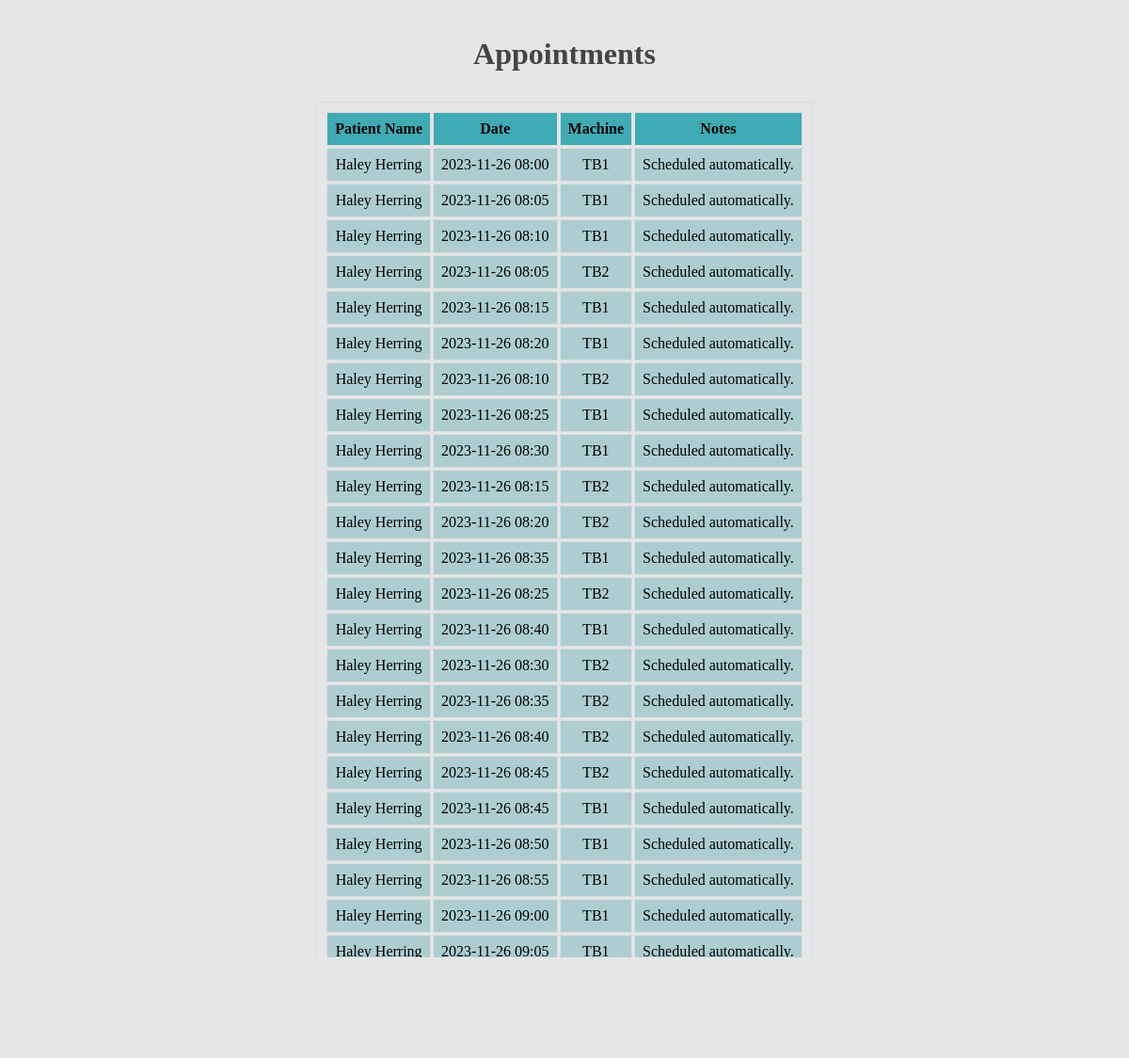
/appointments?patient_id=6, run on the app's committed database.
### app.py (models this page shows)
class Appointment(db.Model):
    id = db.Column(db.Integer, primary_key=True)
    date = db.Column(db.DateTime, nullable=False)
    linear_accelerator_id = db.Column(db.Integer, db.ForeignKey('linear_accelerator.id'), nullable=False)
    patient_id = db.Column(db.Integer, db.ForeignKey('patient.id'), nullable=False)
    notes = db.Column(db.Text)
    patient = db.relationship('Patient', backref=db.backref('appointments', lazy=True))

class Patient(db.Model):
    id = db.Column(db.Integer, primary_key=True)
    name = db.Column(db.String(100), nullable=False)
    organ_type = db.Column(db.String(50), nullable=False)
    weight = db.Column(db.Float, nullable=False)
    number_of_fractions = db.Column(db.Integer, nullable=False)
    patient_type = db.Column(db.String(20), nullable=False)  # 'indoor' or 'outdoor'
    treatment_duration = db.Column(db.Integer, nullable=False)  # Duration in minutes

class LinearAccelerator(db.Model):
    id = db.Column(db.Integer, primary_key=True)
    name = db.Column(db.String(100), nullable=False)
    type = db.Column(db.String(50))  # e.g., TrueBeam, VitalBeam, etc.
    characteristics = db.Column(db.Text)  # Additional details about the machine
    appointments = db.relationship('Appointment', backref='linear_accelerator', lazy=True)
    is_active = db.Column(db.Boolean, default=True)  # Machine on/off state
    operation_start_time = db.Column(db.Time)  # Operation start time
    operation_end_time = db.Column(db.Time)  # Operation end time
    pause_start_time = db.Column(db.DateTime)  # Pause start time
    pause_end_time = db.Column(db.DateTime)  # Pause end time

### app.py (the view)
@app.route('/appointments')
def appointments():
    patient_id = request.args.get('patient_id')
    if patient_id:
        all_appointments = Appointment.query.filter_by(patient_id=patient_id).all()
    else:
        all_appointments = Appointment.query.all()
    for appointment in all_appointments:
        print(f"Appointment ID: {appointment.id}, Machine Name: {appointment.linear_accelerator.name if appointment.linear_accelerator else 'No machine'}")
    return render_template('appointments.html', appointments=all_appointments)

### templates/appointments.html (shortened to what this page needs)
<!DOCTYPE html>
<html lang="en">
<head>
    <link rel="stylesheet" href="{{ url_for('static', filename='appointments.css') }}">
</head>
<body>
    <h1>Appointments</h1>
    <table>
        <thead>
            <tr>
                <th>Patient Name</th>
                <th>Date</th>
                <th>Machine</th>
                <th>Notes</th>
            </tr>
        </thead>
        <tbody>
            {% for appointment in appointments %}
            <tr>
                <td>{{ appointment.patient.name }}</td>
                <td>{{ appointment.date.strftime('%Y-%m-%d %H:%M') }}</td>
                <td>{{ appointment.linear_accelerator.name }}</td>
                <td>{{ appointment.notes }}</td>
            </tr>
            {% endfor %}
        </tbody>
    </table>
</body>
</html>

### static/appointments.css (style rules this page uses)
th { background-color: rgba(43, 164, 173, 0.882); }
body { display: flex; flex-direction: column; justify-content: center; align-items: center; background-image: linear-gradient(rgba(4, 9, 30, 0.1), rgba(4, 9, 30, 0.1)), url('https://iuxit.com.au/wp-content/uploads/2023/11/WhatsApp-Image-2023-11-26-at-4.08.50-AM.jpeg'); background-position: center; background-size: cover; background-attachment: fixed; }
td { background-color: rgba(163, 201, 204, 0.844); border: 1px solid #ddd; text-align: center; padding: 8px; }
h1 { color: #444; text-align: center; padding: 10px; }
table { border: 1px solid #ddd; text-align: center; padding: 8px; }
th { background-color: rgba(43, 164, 173, 0.882); border: 1px solid #ddd; text-align: center; padding: 8px; }

### data on the page
Appointment: patient.name "Haley Herring", date "2023-11-26 08:00", linear_accelerator.name "TB1", notes "Scheduled automatically."
Appointment: patient.name "Haley Herring", date "2023-11-26 08:05", linear_accelerator.name "TB1", notes "Scheduled automatically."
Appointment: patient.name "Haley Herring", date "2023-11-26 08:10", linear_accelerator.name "TB1", notes "Scheduled automatically."
Appointment: patient.name "Haley Herring", date "2023-11-26 08:05", linear_accelerator.name "TB2", notes "Scheduled automatically."
Appointment: patient.name "Haley Herring", date "2023-11-26 08:15", linear_accelerator.name "TB1", notes "Scheduled automatically."
Appointment: patient.name "Haley Herring", date "2023-11-26 08:20", linear_accelerator.name "TB1", notes "Scheduled automatically."
Appointment: patient.name "Haley Herring", date "2023-11-26 08:10", linear_accelerator.name "TB2", notes "Scheduled automatically."
Appointment: patient.name "Haley Herring", date "2023-11-26 08:25", linear_accelerator.name "TB1", notes "Scheduled automatically."
Appointment: patient.name "Haley Herring", date "2023-11-26 08:30", linear_accelerator.name "TB1", notes "Scheduled automatically."
Appointment: patient.name "Haley Herring", date "2023-11-26 08:15", linear_accelerator.name "TB2", notes "Scheduled automatically."
Appointment: patient.name "Haley Herring", date "2023-11-26 08:20", linear_accelerator.name "TB2", notes "Scheduled automatically."
Appointment: patient.name "Haley Herring", date "2023-11-26 08:35", linear_accelerator.name "TB1", notes "Scheduled automatically."
Appointment: patient.name "Haley Herring", date "2023-11-26 08:25", linear_accelerator.name "TB2", notes "Scheduled automatically."
Appointment: patient.name "Haley Herring", date "2023-11-26 08:40", linear_accelerator.name "TB1", notes "Scheduled automatically."
Appointment: patient.name "Haley Herring", date "2023-11-26 08:30", linear_accelerator.name "TB2", notes "Scheduled automatically."
Appointment: patient.name "Haley Herring", date "2023-11-26 08:35", linear_accelerator.name "TB2", notes "Scheduled automatically."
Appointment: patient.name "Haley Herring", date "2023-11-26 08:40", linear_accelerator.name "TB2", notes "Scheduled automatically."
Appointment: patient.name "Haley Herring", date "2023-11-26 08:45", linear_accelerator.name "TB2", notes "Scheduled automatically."
Appointment: patient.name "Haley Herring", date "2023-11-26 08:45", linear_accelerator.name "TB1", notes "Scheduled automatically."
Appointment: patient.name "Haley Herring", date "2023-11-26 08:50", linear_accelerator.name "TB1", notes "Scheduled automatically."
Appointment: patient.name "Haley Herring", date "2023-11-26 08:55", linear_accelerator.name "TB1", notes "Scheduled automatically."
Appointment: patient.name "Haley Herring", date "2023-11-26 09:00", linear_accelerator.name "TB1", notes "Scheduled automatically."
Appointment: patient.name "Haley Herring", date "2023-11-26 09:05", linear_accelerator.name "TB1", notes "Scheduled automatically."
